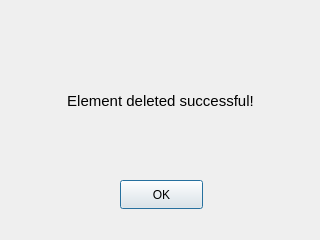
<?xml version="1.0" encoding="UTF-8"?>
<ui version="4.0">
 <class>SuccessDeleting</class>
 <widget class="QDialog" name="SuccessDeleting">
  <property name="geometry">
   <rect>
    <x>0</x>
    <y>0</y>
    <width>320</width>
    <height>240</height>
   </rect>
  </property>
  <property name="windowTitle">
   <string>Dialog</string>
  </property>
  <widget class="QPushButton" name="Ok">
   <property name="geometry">
    <rect>
     <x>120</x>
     <y>180</y>
     <width>83</width>
     <height>29</height>
    </rect>
   </property>
   <property name="text">
    <string>OK</string>
   </property>
  </widget>
  <widget class="QLabel" name="label">
   <property name="geometry">
    <rect>
     <x>40</x>
     <y>80</y>
     <width>241</width>
     <height>41</height>
    </rect>
   </property>
   <property name="font">
    <font>
     <pointsize>11</pointsize>
    </font>
   </property>
   <property name="text">
    <string>Element deleted successful!</string>
   </property>
   <property name="alignment">
    <set>Qt::AlignCenter</set>
   </property>
  </widget>
 </widget>
 <resources/>
 <connections/>
</ui>
